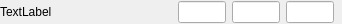
<?xml version="1.0" encoding="UTF-8"?>
<ui version="4.0">
 <class>DoubleTripletWidget</class>
 <widget class="QWidget" name="DoubleTripletWidget">
  <property name="geometry">
   <rect>
    <x>0</x>
    <y>0</y>
    <width>342</width>
    <height>24</height>
   </rect>
  </property>
  <property name="windowTitle">
   <string>Form</string>
  </property>
  <layout class="QGridLayout" name="gridLayout">
   <property name="leftMargin">
    <number>0</number>
   </property>
   <property name="topMargin">
    <number>0</number>
   </property>
   <property name="rightMargin">
    <number>0</number>
   </property>
   <property name="bottomMargin">
    <number>0</number>
   </property>
   <item row="0" column="0">
    <layout class="QHBoxLayout" name="horizontalLayout">
     <item>
      <widget class="QLabel" name="label">
       <property name="minimumSize">
        <size>
         <width>172</width>
         <height>0</height>
        </size>
       </property>
       <property name="maximumSize">
        <size>
         <width>172</width>
         <height>16777215</height>
        </size>
       </property>
       <property name="text">
        <string>TextLabel</string>
       </property>
      </widget>
     </item>
     <item>
      <widget class="QLineEdit" name="lineEdit1">
       <property name="sizePolicy">
        <sizepolicy hsizetype="Fixed" vsizetype="Fixed">
         <horstretch>0</horstretch>
         <verstretch>0</verstretch>
        </sizepolicy>
       </property>
       <property name="minimumSize">
        <size>
         <width>48</width>
         <height>0</height>
        </size>
       </property>
       <property name="maximumSize">
        <size>
         <width>48</width>
         <height>16777215</height>
        </size>
       </property>
      </widget>
     </item>
     <item>
      <widget class="QLineEdit" name="lineEdit2">
       <property name="sizePolicy">
        <sizepolicy hsizetype="Fixed" vsizetype="Fixed">
         <horstretch>0</horstretch>
         <verstretch>0</verstretch>
        </sizepolicy>
       </property>
       <property name="minimumSize">
        <size>
         <width>48</width>
         <height>0</height>
        </size>
       </property>
       <property name="maximumSize">
        <size>
         <width>48</width>
         <height>16777215</height>
        </size>
       </property>
      </widget>
     </item>
     <item>
      <widget class="QLineEdit" name="lineEdit3">
       <property name="sizePolicy">
        <sizepolicy hsizetype="Fixed" vsizetype="Fixed">
         <horstretch>0</horstretch>
         <verstretch>0</verstretch>
        </sizepolicy>
       </property>
       <property name="minimumSize">
        <size>
         <width>48</width>
         <height>0</height>
        </size>
       </property>
       <property name="maximumSize">
        <size>
         <width>48</width>
         <height>16777215</height>
        </size>
       </property>
      </widget>
     </item>
     <item>
      <spacer name="horizontalSpacer">
       <property name="orientation">
        <enum>Qt::Horizontal</enum>
       </property>
       <property name="sizeHint" stdset="0">
        <size>
         <width>40</width>
         <height>20</height>
        </size>
       </property>
      </spacer>
     </item>
    </layout>
   </item>
  </layout>
 </widget>
 <resources/>
 <connections/>
</ui>
